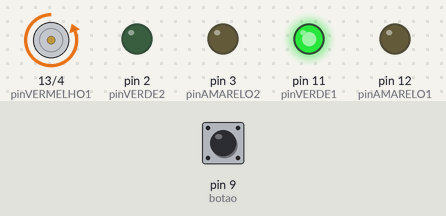
Bench run of a sketch on a simulated Arduino Uno, built with avr-gcc and run on an emulated ATmega328P. Shown: motor-driver pin pairs drawn as motors (green arrow = first pin HIGH = forward, orange = second pin HIGH = backward, longer = more drive), output pins drawn as LEDs (lit = HIGH). Dashed ring = blinking. The inputs (shaded band) are chosen by the test bench; at power-on: pin 9 (botao) LOW.

Above: at 1.2 s.
1.3 s: pin 9 (botao) pulled HIGH for 0.15 s
At 1.7 s:
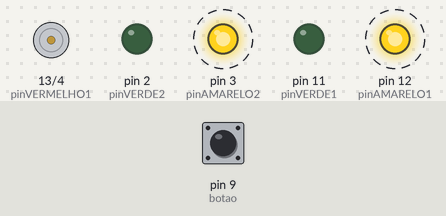
4.4 s: pin 9 (botao) pulled HIGH for 1 s
At 8.2 s:
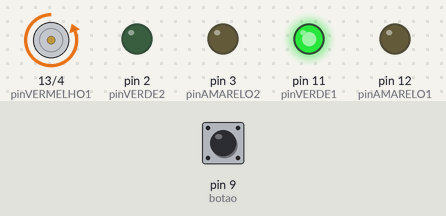
8.4 s: pin 9 (botao) pulled HIGH for 3.2 s
At 21.9 s:
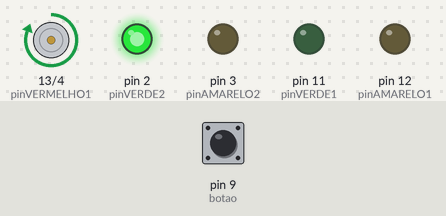
Timing chart, 0 to 36.9 s (numbered marks = the images above; inputs shaded):
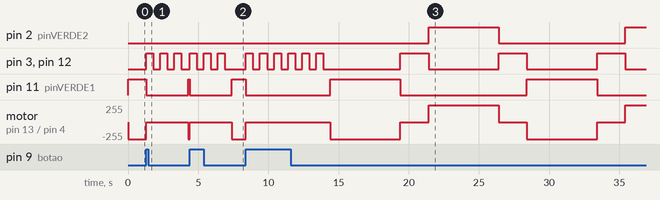

The sketch:

C_digo_Fonte_Comentado_-_Vinycius_Lopes.ino
```cpp
// =====================================================
// PROJETO: SEMÁFORO DE DUAS VIAS COM ARDUINO
// Aula 28 - IOT | SENAI "A. Jacob Lafer"
// Aluno: Vinycius Lopes Monteiro da SIlva N°30
// =====================================================

// CONFIGURAÇÃO DOS PINOS - VIA 1
int pinVERMELHO1 = 13;
int pinAMARELO1  = 12;
int pinVERDE1    = 11;

// CONFIGURAÇÃO DOS PINOS - VIA 2
int pinVERMELHO2 = 4;
int pinAMARELO2  = 3;
int pinVERDE2    = 2;
int botao        = 9;

void setup() {
  pinMode(pinVERMELHO1, OUTPUT);
  pinMode(pinAMARELO1,  OUTPUT);
  pinMode(pinVERDE1,    OUTPUT);

  pinMode(pinVERMELHO2, OUTPUT);
  pinMode(pinAMARELO2,  OUTPUT);
  pinMode(pinVERDE2,    OUTPUT);

  pinMode(botao, INPUT);
}

void loop() {
  // ─── FASE 1: VIA 1 VERDE | VIA 2 VERMELHO ───
  digitalWrite(pinVERDE1, HIGH);
  digitalWrite(pinVERMELHO2, HIGH);

  // Em vez de delay(5000) direto, checa o botão várias vezes durante os 5 segundos
  for (int i = 0; i < 500; i++) {
    if (digitalRead(botao) == HIGH) {
      modoAtencao(); // Se apertar o botão, vai direto para o alerta/troca
      return;        // Reinicia o loop
    }
    delay(10); //5000ms (5 segundos)
  }

  digitalWrite(pinVERDE1, LOW);
  digitalWrite(pinVERMELHO2, LOW);

  // ─── FASE 2: AMBAS AMARELO (2 segundos) ───────────────────
  digitalWrite(pinAMARELO1, HIGH);
  digitalWrite(pinAMARELO2, HIGH);
  delay(2000);
  digitalWrite(pinAMARELO1, LOW);
  digitalWrite(pinAMARELO2, LOW);

  // ─── FASE 3: VIA 1 VERMELHO | VIA 2 VERDE (5 segundos) ───
  digitalWrite(pinVERMELHO1, HIGH);
  digitalWrite(pinVERDE2,    HIGH);
  delay(5000);
  digitalWrite(pinVERMELHO1, LOW);
  digitalWrite(pinVERDE2,    LOW);

  // ─── FASE 4: AMBAS AMARELO (2 segundos) ───────────────────
  digitalWrite(pinAMARELO1, HIGH);
  digitalWrite(pinAMARELO2, HIGH);
  delay(2000);
  digitalWrite(pinAMARELO1, LOW);
  digitalWrite(pinAMARELO2, LOW);
}

// Função isolada para quando o botão for pressionado
void modoAtencao() {
  // Apaga tudo
  digitalWrite(pinVERDE1, LOW);
  digitalWrite(pinVERDE2, LOW);
  digitalWrite(pinVERMELHO1, LOW);
  digitalWrite(pinVERMELHO2, LOW);

  // Pisca o amarelo de alerta por 3 segundos
  for(int j = 0; j < 3; j++) {
    digitalWrite(pinAMARELO1, HIGH);
    digitalWrite(pinAMARELO2, HIGH);
    delay(500);
    digitalWrite(pinAMARELO1, LOW);
    digitalWrite(pinAMARELO2, LOW);
    delay(500);
  }
}
```

Measured:
- after the input at 1.3 s, pin 3 (pinAMARELO2), pin 12 (pinAMARELO1): alternates HIGH for 0.50 s and LOW for 0.50 s, starting at once; pin 11 (pinVERDE1): HIGH → LOW at once, → HIGH 3.0 s later; motor on pin 13 (pinVERMELHO1) / pin 4 (pinVERMELHO2): backward 255/255 → stopped at once, → backward 255/255 3.0 s later
- after the input at 4.4 s, pin 3 (pinAMARELO2), pin 12 (pinAMARELO1): alternates HIGH for 0.50 s and LOW for 0.50 s, 6 changes in all, then stays LOW, starting at once; pin 11 (pinVERDE1): HIGH → LOW at once, → HIGH 3.0 s later; motor on pin 13 (pinVERMELHO1) / pin 4 (pinVERMELHO2): backward 255/255 → stopped at once, → backward 255/255 3.0 s later
